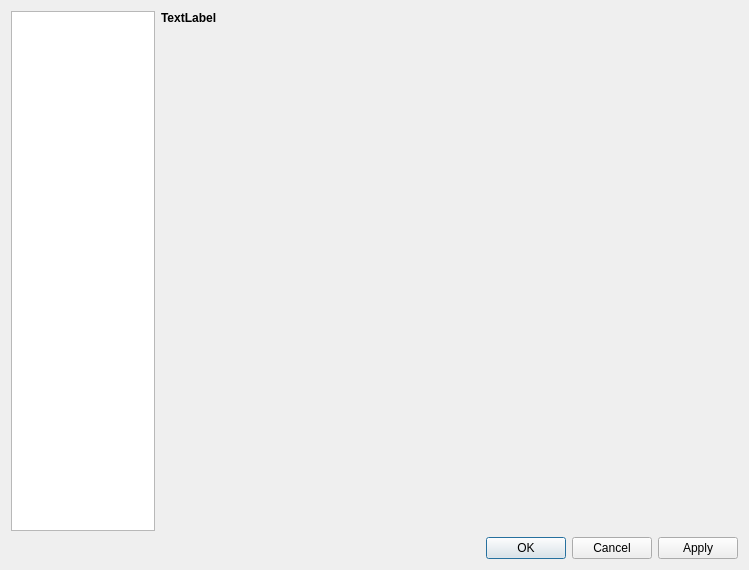
<?xml version="1.0" encoding="UTF-8"?>
<ui version="4.0">
 <class>SettingsDialog</class>
 <widget class="QDialog" name="SettingsDialog">
  <property name="geometry">
   <rect>
    <x>0</x>
    <y>0</y>
    <width>749</width>
    <height>570</height>
   </rect>
  </property>
  <property name="windowTitle">
   <string>Dialog</string>
  </property>
  <layout class="QVBoxLayout" name="verticalLayout_2">
   <item>
    <layout class="QHBoxLayout" name="horizontalLayout" stretch="2,8">
     <item>
      <widget class="QListWidget" name="categoryList"/>
     </item>
     <item>
      <layout class="QVBoxLayout" name="verticalLayout" stretch="0,0">
       <property name="spacing">
        <number>6</number>
       </property>
       <property name="leftMargin">
        <number>0</number>
       </property>
       <property name="topMargin">
        <number>0</number>
       </property>
       <property name="rightMargin">
        <number>0</number>
       </property>
       <property name="bottomMargin">
        <number>0</number>
       </property>
       <item>
        <widget class="QLabel" name="categoryName">
         <property name="font">
          <font>
           <family>Arial</family>
           <weight>75</weight>
           <bold>true</bold>
          </font>
         </property>
         <property name="text">
          <string>TextLabel</string>
         </property>
        </widget>
       </item>
       <item>
        <widget class="QStackedWidget" name="stackedWidget"/>
       </item>
      </layout>
     </item>
    </layout>
   </item>
   <item>
    <layout class="QHBoxLayout" name="horizontalLayout_2">
     <item>
      <spacer name="horizontalSpacer">
       <property name="orientation">
        <enum>Qt::Horizontal</enum>
       </property>
       <property name="sizeHint" stdset="0">
        <size>
         <width>40</width>
         <height>20</height>
        </size>
       </property>
      </spacer>
     </item>
     <item>
      <widget class="QDialogButtonBox" name="buttonBox">
       <property name="standardButtons">
        <set>QDialogButtonBox::Apply|QDialogButtonBox::Cancel|QDialogButtonBox::Ok</set>
       </property>
      </widget>
     </item>
    </layout>
   </item>
  </layout>
 </widget>
 <resources/>
 <connections/>
</ui>
